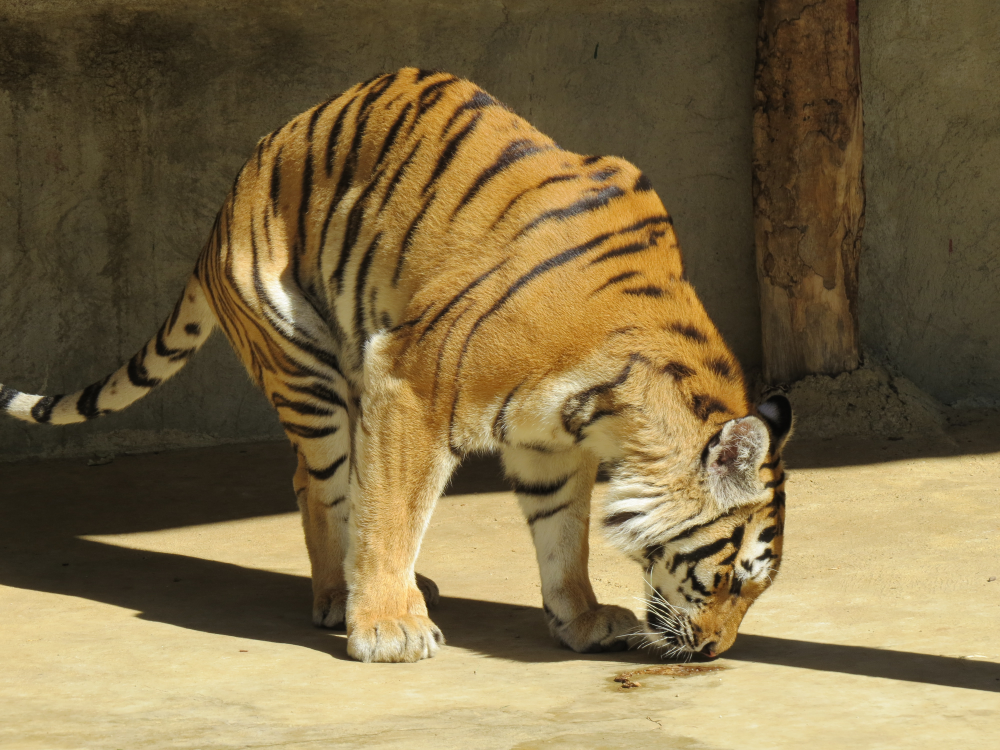
#> input picture 20230103_image_recognition/03_capture/老虎.jpg, 4000 x 3000 px (shown at 1/4 size)
$ python '05_鏡射.py'
#> lines starting #> are read from the running program, lines starting #| are printed output that depends on the picture
### 20230103_image_recognition/03_capture/sdk/IvanCv.py
from enum import IntEnum

import cv2
import numpy as np
from PIL import Image


class Direction(IntEnum):
    # 類別變數
    HORIZONTAL = 1
    VERTICAL = 0
    BOTH = -1


class IvanCv:
    @staticmethod
    def read(file):
#> called with file = '老虎.jpg'
        img = Image.open(file)
#> img is the input picture: PIL image 4000x3000 RGB; mean R, G, B 125, 107.4, 70.3
        img = np.asarray(img)
        img = cv2.cvtColor(img, cv2.COLOR_RGB2BGR)
#> img: shape (3000, 4000, 3)
        return img

    @staticmethod
    def resize(src, width=None, height=None, scale=1):
#> called with scale = 0.2
        h, w, _ = src.shape
#> h = 3000; w = 4000
        if width is None or height is None:
            width = int(w * scale)
#> width = 800
            height = int(h * scale)
#> height = 600
        dst = cv2.resize(src, (width, height), interpolation=cv2.INTER_LINEAR)
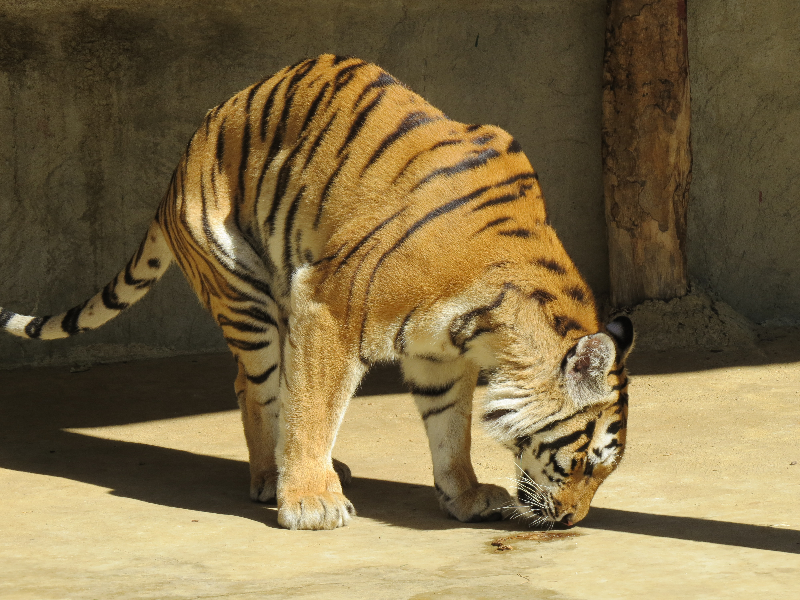
#> dst: shape (600, 800, 3); mean B, G, R 70.3, 107.4, 124.9
        return dst

    # [25 lines left out: functions crop, shift, rotation, not called in this run]

    @staticmethod
    def flip(src, direction=Direction.HORIZONTAL):
        # direction
        #  1: 水平鏡射
        #  0: 垂直鏡射
        # -1: 水平垂直鏡射
#> called with direction = 1
        return cv2.flip(src, direction)
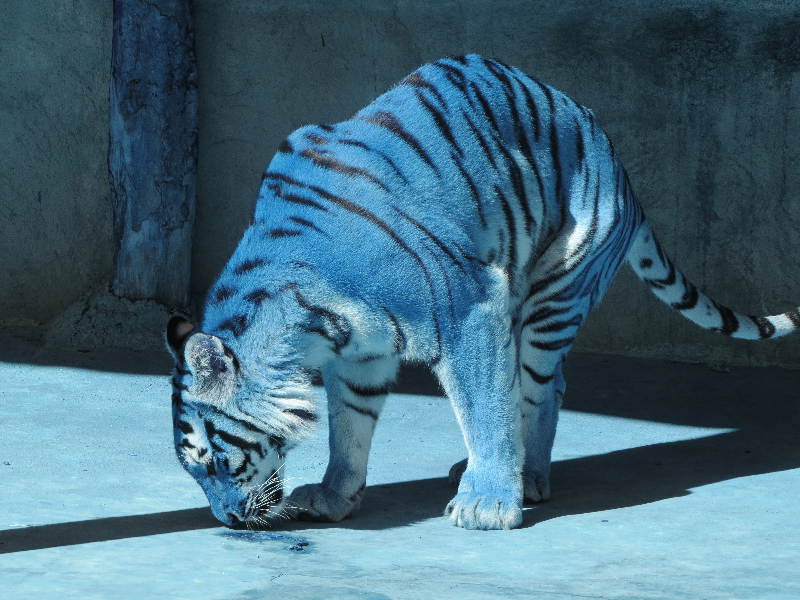
#> returned value: shape (600, 800, 3); mean of channels 0, 1, 2 70.3, 107.4, 124.9; drawn as R, G, B

    # [13 lines left out: functions perspective, write, not called in this run]

### 20230103_image_recognition/03_capture/05_鏡射.py
from sdk.IvanCv import IvanCv as cv
from sdk.IvanCv import Direction
import cv2

img = cv.read('老虎.jpg')
img = cv.resize(img, scale=0.2)
img = cv.flip(img, direction=Direction.HORIZONTAL)
cv2.imshow('tiger', img)
cv2.waitKey(0)
